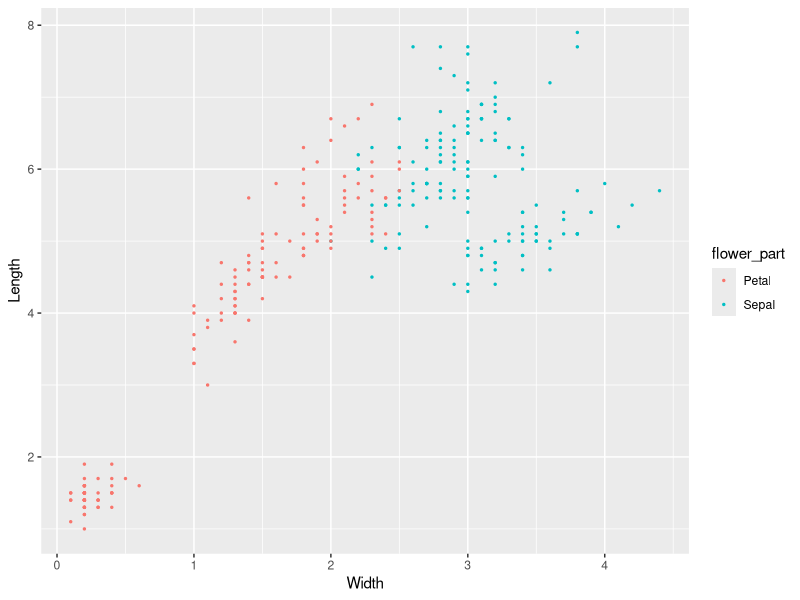

Reproduce this figure in R. (Note: this script raises an error after producing the figure.)
library(ggplot2)
library(tidyr)
library(tidyverse)

#A
#long iris 
iris_long <- iris  %>% 
  mutate(id = 1:nrow(iris)) %>% #without id 'spread' function wasn't working properly
  gather(flower_part, value, 1:4 ) %>%  #we have 3 columns now: species, flower part(SL, SW, PL, PW) and value 
  separate(flower_part, c('flower_part', 'dim'))  %>%    #we separate type of measure (l/w) from the type of flower part 
  #now we can divide length and width
  spread(dim, value)
  #scatter plot
ggplot(iris_long, aes(x=Width, y=Length, col = flower_part))+
  geom_point(size = .5)

#B
#2007
filter(gapminder, year == 2007) %>%
  ggplot(aes(x= gdpPercap,
             y = lifeExp,
             size = pop,
             color = continent))+
  geom_point()  +labs(size = "Population", color = "Continent") + scale_x_log10()

#B2
#mean life exp (line+scatter)
gapminder %>%
  select(continent, year, lifeExp) %>%
  group_by(continent) %>%
  group_by(year, add = T) %>%
  summarise(meanLifeExp = mean(lifeExp)) %>%
  ggplot(aes(x = year, y = meanLifeExp, color = continent)) +
  geom_point() +
  geom_line()

#total Pop
gapminder %>%
  select(continent, year, pop) %>%
  group_by(continent) %>%
  group_by(year, add = T) %>%
  summarise(totalPop = sum(pop)) %>%
  ggplot(aes(x = year, y = totalPop, color = continent)) +
  geom_point() +
  geom_line() +
  scale_y_log10(labels = trans_format("log10", math_format(10^.x)))

